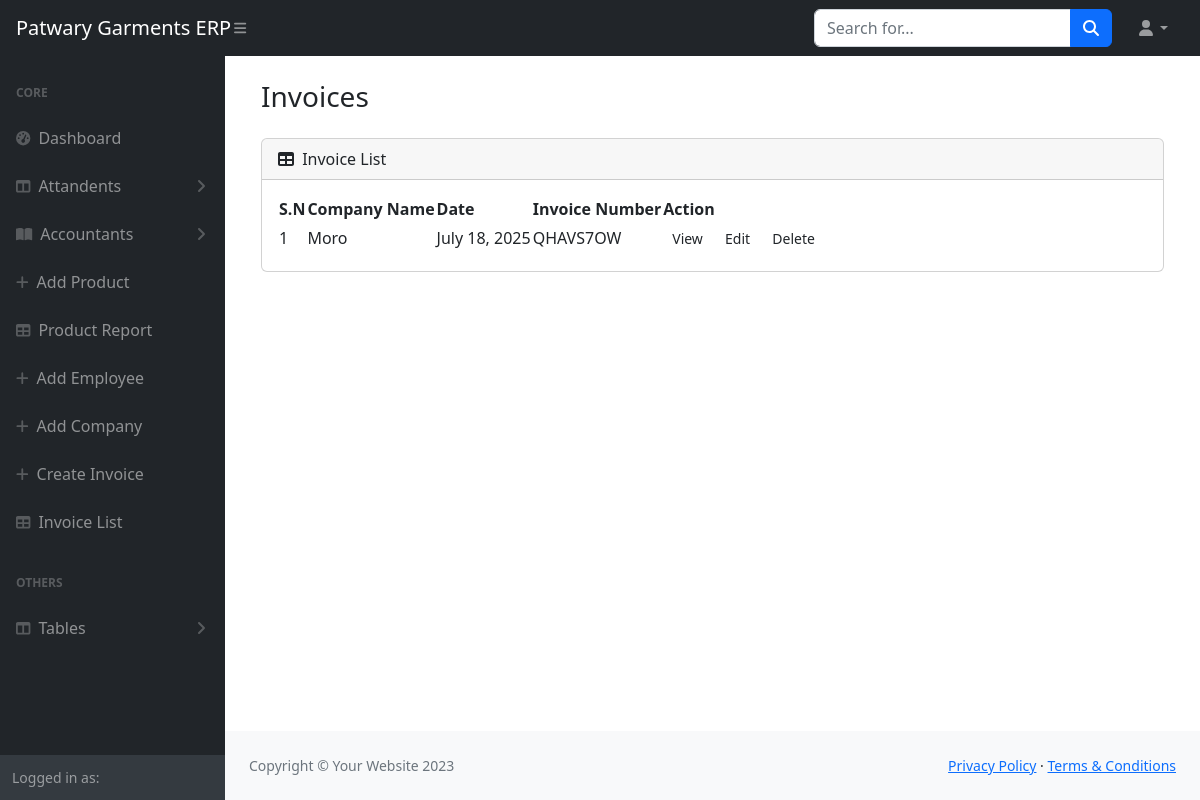
/invoice-list/, run on an earlier commit of the app's database.
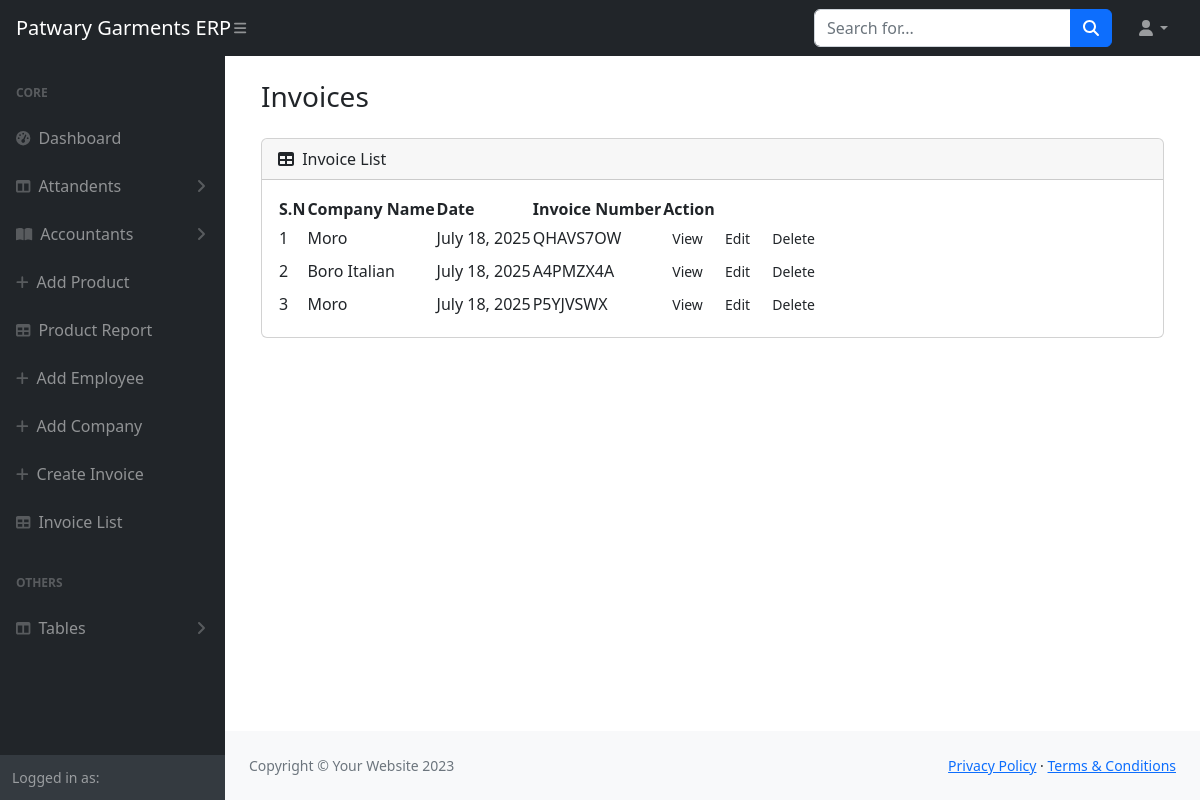
And on a later commit of the database.
### core/models.py (models this page shows, shortened)
class Invoice(models.Model):
    company = models.ForeignKey(Companies, on_delete=models.CASCADE)
    date = models.DateField()
    invoice_number = models.CharField(max_length=100, unique=True)

class Companies(models.Model):
    name = models.CharField(max_length=300)
    address = models.CharField(max_length=300)
    phone_num= models.CharField(max_length=300)

### core/views.py (the view)
# urls.py: path('invoice-list/', invoice_list, name='invoice_list'),
def invoice_list(request):
    invoices = Invoice.objects.all()
    return render(request, 'core/invoice_list.html', {'invoices': invoices})

### core/templates/core/invoice_list.html (shortened to what this page needs)
{% extends "base/base.html" %} {% load static %}  {% block body %}
<main>
  <div class="container">
    <div class="row justify-content-center p-4">
      <div class="col-12">
        <div class="row mb-3">
          <div class="col-12">
            <h3>Invoices</h3>
          </div>
        </div>
        <div class="row">
          <div class="col-12">
            <div class="card mb-3">
              <div class="card-header">
                <i class="fas fa-table me-1"></i>
                Invoice List
              </div>
              <div class="card-body">
                <table id="datatablesSimple">
                  <thead>
                    <tr>
                      <th>S.N</th>
                      <th>Company Name</th>
                      <th>Date</th>
                      <th>Invoice Number</th>
                      <th>Action</th>
                    </tr>
                  </thead>
                  <tbody>
                    {% for invoice in invoices %}
                    <tr>
                      <td>{{ forloop.counter }}</td>
                      <td> {{invoice.company.name}} </td>
                      <td>{{invoice.date}}</td>
                      <td>{{invoice.invoice_number}}</td>
                      <td>
                        <a class="btn btn-sm" href="{% url 'invoice_detail' invoice.id %}">View</a>
                        <a class="btn btn-sm" href="">Edit</a>
                        <a class="btn btn-sm" href="">Delete</a>
                      </td>
                    </tr>
                    {% endfor %}
                  </tbody>
                </table>
              </div>
            </div>
          </div>
        </div>
      </div>
    </div>
  </div>
</main>
{% endblock body %}

What changed in the data, as far as the page shows it:
added Invoice: company.name "Boro Italian", date "July 18, 2025", invoice_number "A4PMZX4A"
added Invoice: company.name "Moro", date "July 18, 2025", invoice_number "P5YJVSWX"
